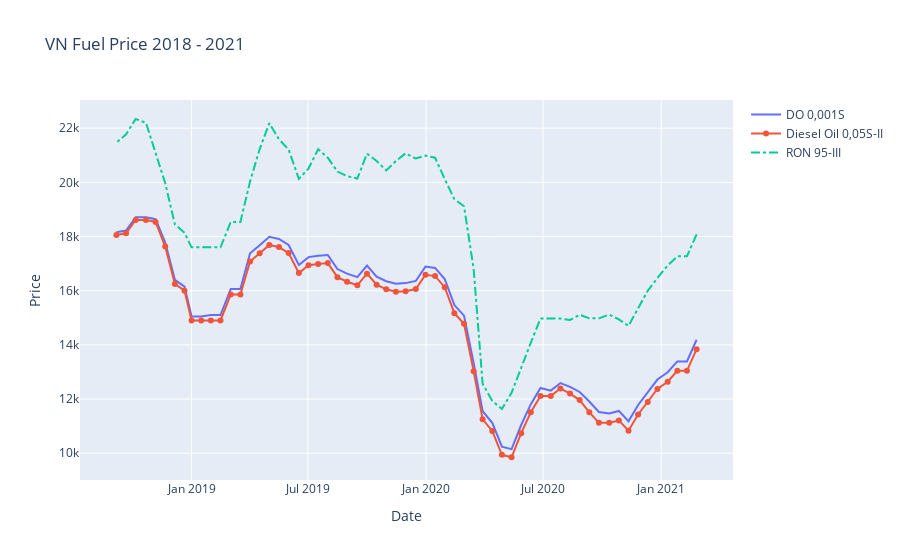

Notebook source saved alongside this figure:
### Code cell
fig = go.Figure()
fig.add_trace(go.Scatter(x=fuel_df_reg1['Date'], y=fuel_df_reg1['Diesel Oil 0,001S-V'], 
                        mode='lines', name='DO 0,001S'))

fig.add_trace(go.Scatter(x=fuel_df_reg1['Date'], y=fuel_df_reg1['Diesel Oil 0,05S-II'], 
                        mode='lines+markers', name='Diesel Oil 0,05S-II'))

fig.add_trace(go.Scatter(x=fuel_df_reg1['Date'], y=fuel_df_reg1['RON 95-III'], 
                        mode='lines', name='RON 95-III', line=dict(width=2, dash='dashdot')))

fig.update_layout(title='VN Fuel Price 2018 - 2021',
                    xaxis_title='Date', yaxis_title='Price')
